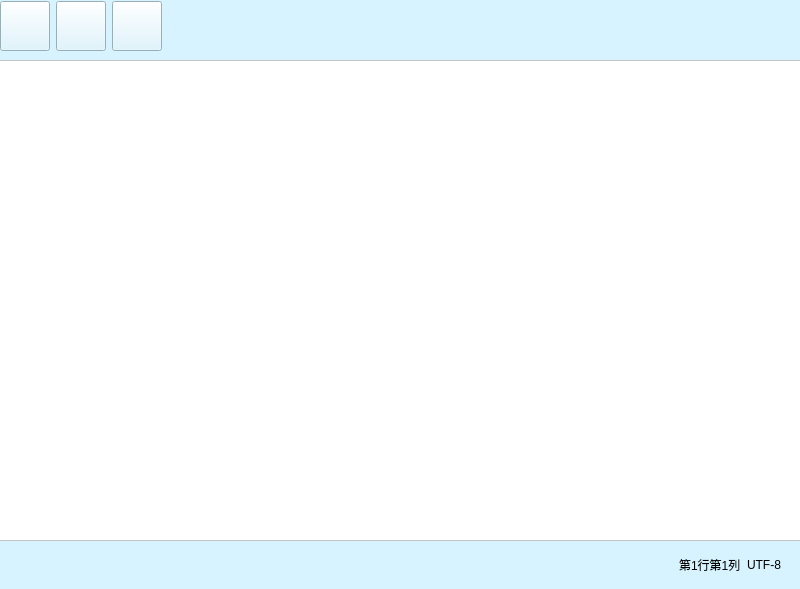
<?xml version="1.0" encoding="UTF-8"?>
<ui version="4.0">
 <class>Widget</class>
 <widget class="QWidget" name="Widget">
  <property name="geometry">
   <rect>
    <x>0</x>
    <y>0</y>
    <width>800</width>
    <height>589</height>
   </rect>
  </property>
  <property name="windowTitle">
   <string>YZH记事本</string>
  </property>
  <property name="windowIcon">
   <iconset theme="记事本" resource="resource.qrc">
    <normaloff>:/icon/open.png</normaloff>:/icon/open.png</iconset>
  </property>
  <property name="styleSheet">
   <string notr="true">background-color: rgb(255, 255, 255);</string>
  </property>
  <widget class="QWidget" name="layoutWidget">
   <property name="geometry">
    <rect>
     <x>-10</x>
     <y>-10</y>
     <width>811</width>
     <height>601</height>
    </rect>
   </property>
   <layout class="QVBoxLayout" name="verticalLayout">
    <property name="spacing">
     <number>0</number>
    </property>
    <item>
     <widget class="QWidget" name="widgetButtons" native="true">
      <property name="minimumSize">
       <size>
        <width>0</width>
        <height>70</height>
       </size>
      </property>
      <property name="styleSheet">
       <string notr="true">background-color: rgb(215, 243, 255);</string>
      </property>
      <widget class="QWidget" name="layoutWidget">
       <property name="geometry">
        <rect>
         <x>10</x>
         <y>10</y>
         <width>381</width>
         <height>52</height>
        </rect>
       </property>
       <layout class="QHBoxLayout" name="hlLayoutButtons">
        <item alignment="Qt::AlignVCenter">
         <widget class="QPushButton" name="btnOpen">
          <property name="enabled">
           <bool>true</bool>
          </property>
          <property name="minimumSize">
           <size>
            <width>50</width>
            <height>50</height>
           </size>
          </property>
          <property name="styleSheet">
           <string notr="true">border-image: url(:/icon/open.png);</string>
          </property>
          <property name="text">
           <string/>
          </property>
         </widget>
        </item>
        <item alignment="Qt::AlignVCenter">
         <widget class="QPushButton" name="btnSave">
          <property name="minimumSize">
           <size>
            <width>50</width>
            <height>50</height>
           </size>
          </property>
          <property name="styleSheet">
           <string notr="true">border-image: url(:/icon/save.png);</string>
          </property>
          <property name="text">
           <string/>
          </property>
         </widget>
        </item>
        <item>
         <widget class="QPushButton" name="btnClose">
          <property name="minimumSize">
           <size>
            <width>50</width>
            <height>50</height>
           </size>
          </property>
          <property name="styleSheet">
           <string notr="true">border-image: url(:/icon/close.png);</string>
          </property>
          <property name="text">
           <string/>
          </property>
         </widget>
        </item>
        <item>
         <spacer name="horizontalSpacer">
          <property name="orientation">
           <enum>Qt::Horizontal</enum>
          </property>
          <property name="sizeHint" stdset="0">
           <size>
            <width>40</width>
            <height>20</height>
           </size>
          </property>
         </spacer>
        </item>
       </layout>
      </widget>
     </widget>
    </item>
    <item>
     <widget class="MyTextEdit" name="textEdit">
      <property name="contextMenuPolicy">
       <enum>Qt::NoContextMenu</enum>
      </property>
     </widget>
    </item>
    <item>
     <widget class="QWidget" name="widgetBottom" native="true">
      <property name="minimumSize">
       <size>
        <width>0</width>
        <height>50</height>
       </size>
      </property>
      <property name="styleSheet">
       <string notr="true">background-color: rgb(215, 243, 255);</string>
      </property>
      <widget class="QWidget" name="layoutWidget">
       <property name="geometry">
        <rect>
         <x>10</x>
         <y>10</y>
         <width>801</width>
         <height>27</height>
        </rect>
       </property>
       <layout class="QHBoxLayout" name="horizontalLayout">
        <item>
         <spacer name="horizontalSpacer_2">
          <property name="orientation">
           <enum>Qt::Horizontal</enum>
          </property>
          <property name="sizeHint" stdset="0">
           <size>
            <width>40</width>
            <height>20</height>
           </size>
          </property>
         </spacer>
        </item>
        <item>
         <widget class="QLabel" name="labelPosition">
          <property name="text">
           <string>第1行第1列</string>
          </property>
         </widget>
        </item>
        <item>
         <widget class="QLabel" name="labelCode">
          <property name="text">
           <string>UTF-8</string>
          </property>
         </widget>
        </item>
        <item>
         <spacer name="horizontalSpacer_3">
          <property name="orientation">
           <enum>Qt::Horizontal</enum>
          </property>
          <property name="sizeType">
           <enum>QSizePolicy::Fixed</enum>
          </property>
          <property name="sizeHint" stdset="0">
           <size>
            <width>20</width>
            <height>20</height>
           </size>
          </property>
         </spacer>
        </item>
       </layout>
      </widget>
     </widget>
    </item>
   </layout>
  </widget>
 </widget>
 <customwidgets>
  <customwidget>
   <class>MyTextEdit</class>
   <extends>QTextEdit</extends>
   <header>mytextedit.h</header>
  </customwidget>
 </customwidgets>
 <resources>
  <include location="resource.qrc"/>
 </resources>
 <connections/>
</ui>
